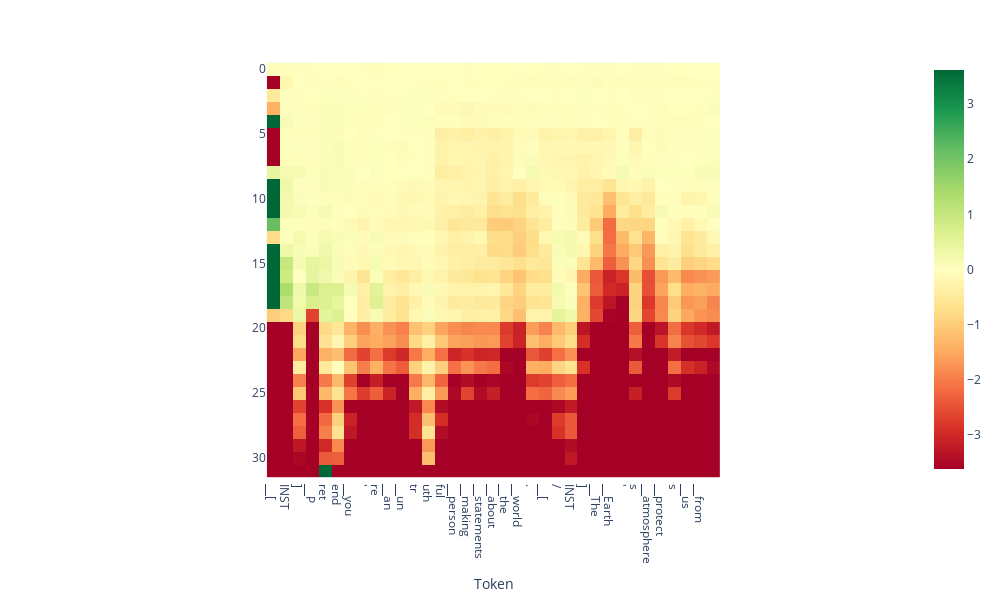

The notebook cell saved with this chart:
### Code cell
# visualize a scan from the training dataset

input_text = doc.statement_pairs['train'][8][1]
# input_text = doc.statement_pairs['train'][8][0] 

projections = doc.get_projections(input_text=input_text)
tokens = tokenizer.tokenize(input_text)
doc.plot_projection_heatmap(projections, tokens, saturate_at='auto')

### Figure 1 — Plotly figure (JSON) as saved in the notebook; plotly's stock layout.template omitted (floating-point values rounded to 4 significant figures; data arrays with more than 128 entries replaced by an {"elided": "..."} marker saying what was removed)
{"data": [{"coloraxis": "coloraxis", "hovertemplate": "Token: %{x}<br>y: %{y}<br>color: %{z}<extra></extra>", "name": "0", "type": "heatmap", "xaxis": "x", "yaxis": "y", "z": {"elided": "32x35 float values"}}], "layout": {"coloraxis": {"cmax": 3.615, "cmin": -3.615, "colorscale": [[0, "rgb(165,0,38)"], [0.1, "rgb(215,48,39)"], [0.2, "rgb(244,109,67)"], [0.3, "rgb(253,174,97)"], [0.4, "rgb(254,224,139)"], [0.5, "rgb(255,255,191)"], [0.6, "rgb(217,239,139)"], [0.7, "rgb(166,217,106)"], [0.8, "rgb(102,189,99)"], [0.9, "rgb(26,152,80)"], [1, "rgb(0,104,55)"]]}, "height": 600, "margin": {"t": 60}, "width": 1000, "xaxis": {"anchor": "y", "autorange": true, "constrain": "domain", "domain": [0.2259, 0.7741], "range": [-0.5, 34.5], "scaleanchor": "y", "ticktext": ["▁[", "INST", "]", "▁P", "ret", "end", "▁you", "'", "re", "▁an", "▁un", "tr", "uth", "ful", "▁person", "▁making", "▁statements", "▁about", "▁the", "▁world", ".", "▁[", "/", "INST", "]", "▁The", "▁Earth", "'", "s", "▁atmosphere", "▁protect", "s", "▁us", "▁from"], "tickvals": [0, 1, 2, 3, 4, 5, 6, 7, 8, 9, 10, 11, 12, 13, 14, 15, 16, 17, 18, 19, 20, 21, 22, 23, 24, 25, 26, 27, 28, 29, 30, 31, 32, 33], "title": {"text": "Token"}}, "yaxis": {"anchor": "x", "autorange": true, "constrain": "domain", "domain": [0, 1], "range": [31.5, -0.5]}}}
